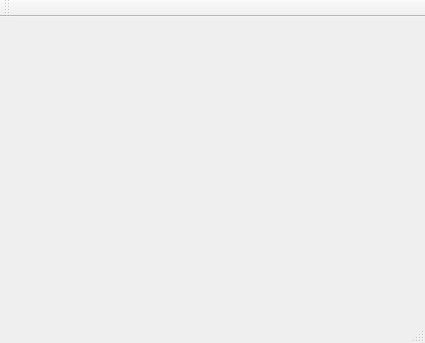
<?xml version="1.0" encoding="UTF-8"?>
<ui version="4.0">
 <class>GB28181ClientClass</class>
 <widget class="QMainWindow" name="GB28181ClientClass">
  <property name="geometry">
   <rect>
    <x>0</x>
    <y>0</y>
    <width>425</width>
    <height>343</height>
   </rect>
  </property>
  <property name="windowTitle">
   <string>GB28181Client</string>
  </property>
  <widget class="QWidget" name="centralWidget"/>
  <widget class="QMenuBar" name="menuBar">
   <property name="geometry">
    <rect>
     <x>0</x>
     <y>0</y>
     <width>425</width>
     <height>22</height>
    </rect>
   </property>
  </widget>
  <widget class="QToolBar" name="mainToolBar">
   <attribute name="toolBarArea">
    <enum>TopToolBarArea</enum>
   </attribute>
   <attribute name="toolBarBreak">
    <bool>false</bool>
   </attribute>
  </widget>
  <widget class="QStatusBar" name="statusBar"/>
 </widget>
 <layoutdefault spacing="6" margin="11"/>
 <resources>
  <include location="GB28181Client.qrc"/>
 </resources>
 <connections/>
</ui>
